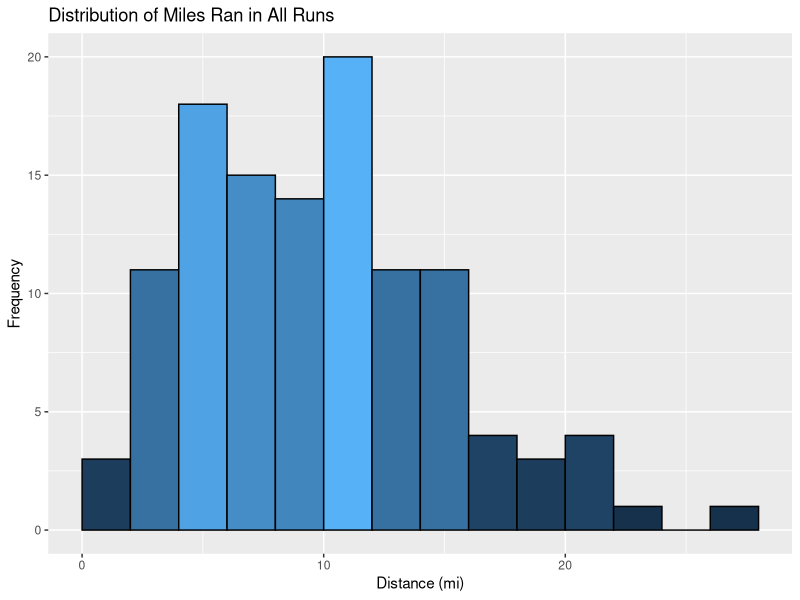
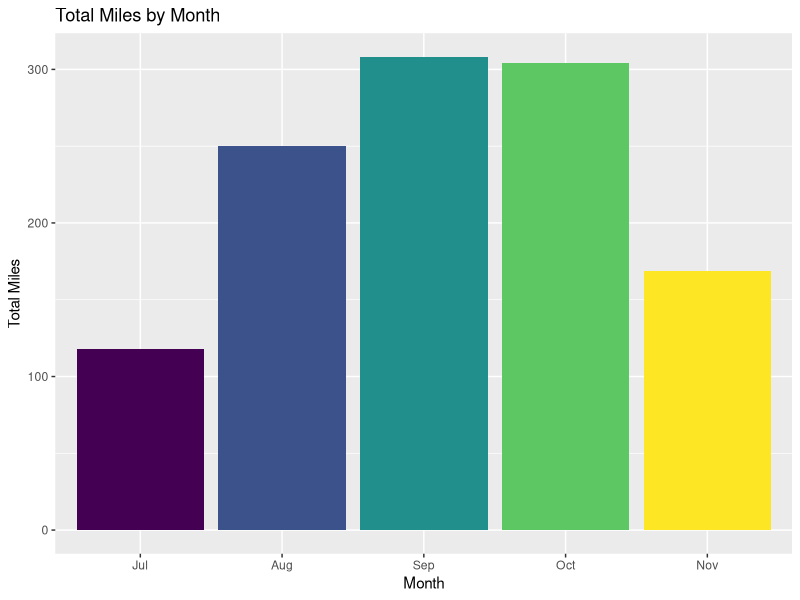
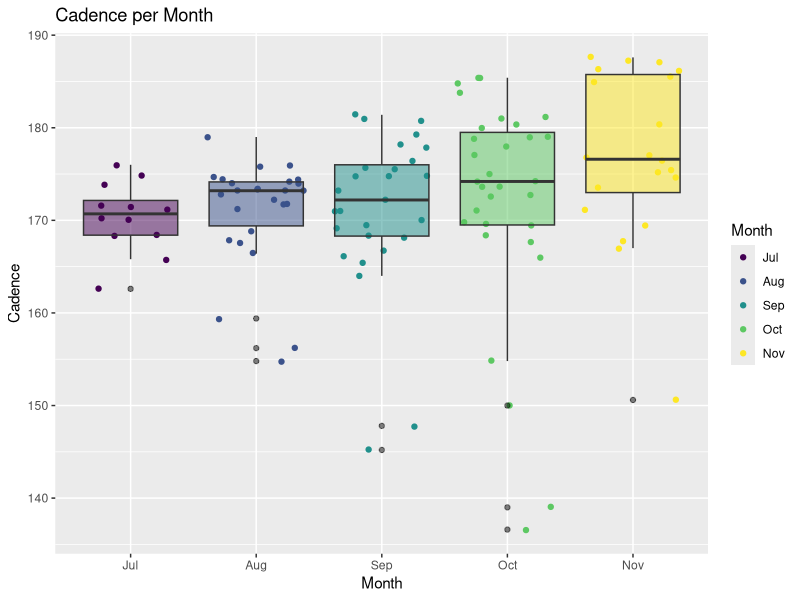
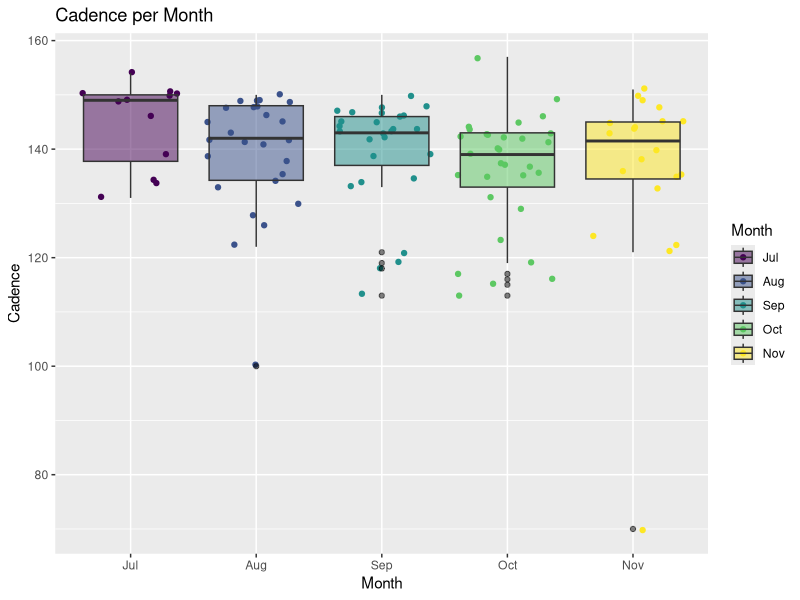
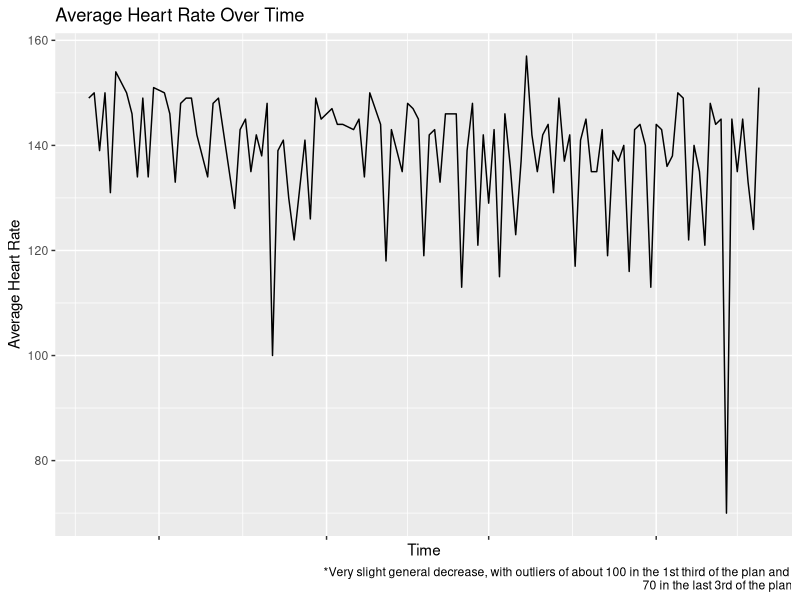
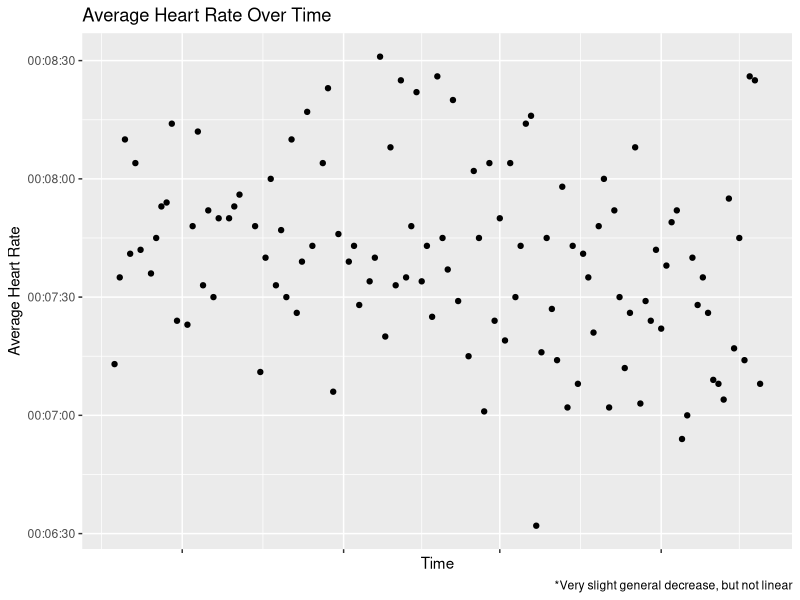
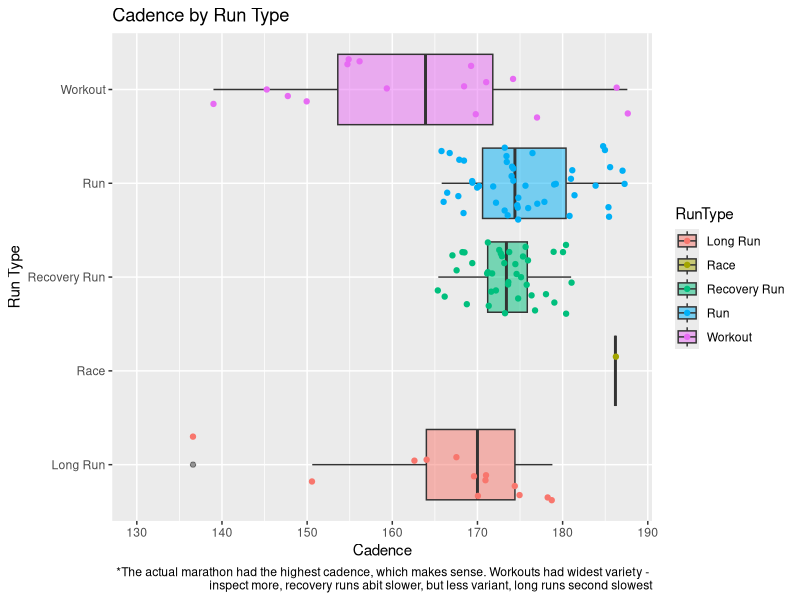

Write the R code that produced these figures, in order.
## ---- chunk 1
runs <- read.csv("cleanedMarathonTrainingData.csv")
str(runs)
## ---- chunk 2
runs$X <- NULL
head(runs,2)
## ---- chunk 3
library(lubridate)

runs$Time <- as.POSIXct(runs$Time)#, format = '%H:%M:%S')
runs$Avg.Pace <- as.POSIXct(runs$Avg.Pace)#, format = '%H:%M:%S')
runs$Date <- as.POSIXct(runs$Date)
runs$StartTime <- hour(strptime(runs$StartTime, format = '%H:%M'))

str(runs)
## ---- chunk 4
runs$Month <- factor(runs$Month, ordered = TRUE, levels = c("Jul","Aug","Sep","Oct","Nov"))
## ---- chunk 5
library(ggplot2)
library(RColorBrewer)

#distance histogram
ggplot(data = runs, aes(x = Distance)) + 
  geom_histogram(binwidth = 2, aes(fill = ..count..), colour = "black", boundary = 2) + 
  xlab("Distance (mi)") + 
  ylab("Frequency") + 
  ggtitle("Distribution of Miles Ran in All Runs") + 
  guides(fill=FALSE)
  
## ---- chunk 6
#miles by month bars
ggplot(data = runs, aes(x = Month, y = Distance, fill = Month)) + 
  geom_bar(stat="identity") +
  xlab("Month") + 
  ylab("Total Miles") + 
  guides(fill=FALSE) +
  ggtitle("Total Miles by Month")

tapply(runs$Distance,runs$Month,sum)
## ---- chunk 7
runs[which.max(runs$Distance[runs$Date < "2016-11-20"]),]
## ---- chunk 8
#avg. cadence grouped by month
ggplot(data = runs, aes(Month, Cad)) + 
  geom_jitter(aes(colour = Month)) +
  geom_boxplot(aes(fill = Month), 
               outlier.colour = "black", alpha = 0.5) + #geom_jitter()
  xlab("Month") + 
  ylab("Cadence") + 
  guides(fill=FALSE) +
  ggtitle("Cadence per Month") 

## ---- chunk 9
#avg. HR grouped by month

ggplot(data = runs, aes(Month, Avg.HR)) + 
  geom_jitter(aes(colour = Month)) +
  geom_boxplot(aes(fill = Month), 
               outlier.colour = "black", alpha = 0.5) + #geom_jitter()
  xlab("Month") + 
  ylab("Cadence") + 
  ggtitle("Cadence per Month") 
## ---- chunk 10
ggplot(data = runs, aes(x = Date, y = Avg.HR)) + 
  geom_line(aes(group=1)) +
  theme(axis.text.x = element_blank()) +
  xlab("Time") + 
  ylab("Average Heart Rate") + 
  ggtitle("Average Heart Rate Over Time") + 
  labs(caption="*Very slight general decrease, with outliers of about 100 in the 1st third of the plan and 
70 in the last 3rd of the plan")
## ---- chunk 11
ggplot(data = runs, aes(x = Date, y = Avg.Pace)) + 
  geom_point() + # by color? 
  #?stat_smooth() + 
  theme(axis.text.x = element_blank()) +
  xlab("Time") + 
  ylab("Average Heart Rate") + 
  ggtitle("Average Heart Rate Over Time") + 
  labs(caption="*Very slight general decrease, but not linear")
## ---- chunk 12
ggplot(data = runs, aes(x=RunType, y=Cad, fill = RunType)) + 
  geom_boxplot(alpha = 0.5) + 
  geom_jitter(aes(colour = RunType)) +
    #stat_summary(fun.y="median", geom="bar", alpha = 0.1) + 
  expand_limits(y = 130) + 
  xlab("Run Type") + 
  ylab("Cadence") + 
  coord_flip() + 
  ggtitle("Cadence by Run Type") + 
  labs(caption="*The actual marathon had the highest cadence, which makes sense. Workouts had widest variety - 
       inspect more, recovery runs abit slower, but less variant, long runs second slowest")
